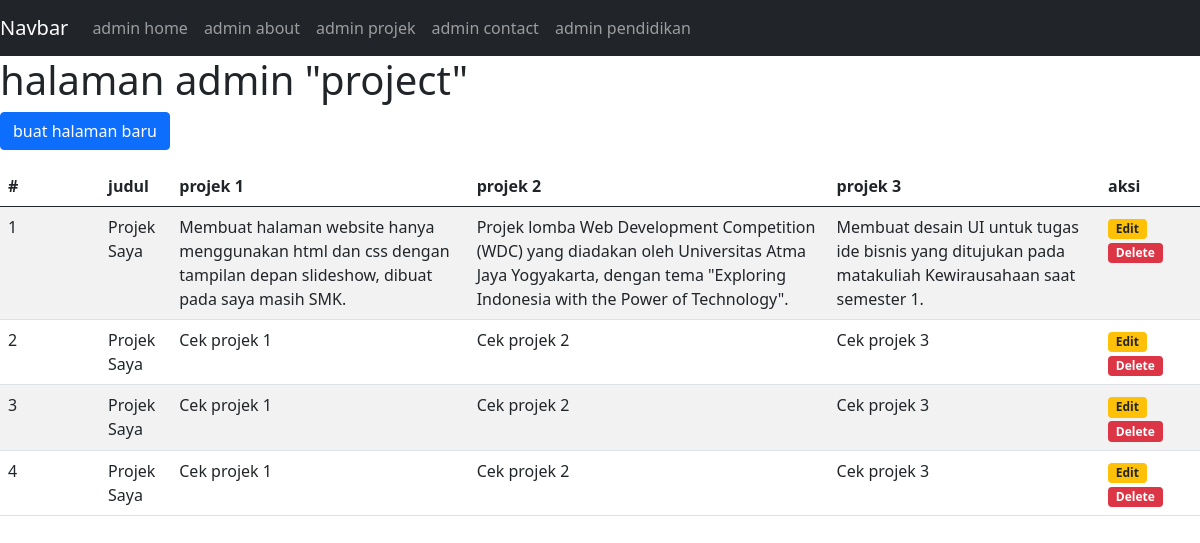
/WebPortoUTS/admin/halaman-project.php, run on the app's committed database.
### tables this page shows
CREATE TABLE `project` (
  `id` int(11) NOT NULL,
  `judul` varchar(255) NOT NULL,
  `projek1` varchar(255) NOT NULL,
  `projek2` varchar(300) NOT NULL,
  `projek3` varchar(300) NOT NULL
);

### WebPortoUTS/admin/halaman-project.php (the view, shortened to what this page needs)
<?php include("inc_header.php") ?>
<main>
<h1>halaman admin "project"</h1>
<p>
    <a href="halaman_input_project.php">
        <input type="button" class="btn btn-primary" value="buat halaman baru" >
    </a>
</p>
<table class="table table-striped">
    <thead>
        <tr>
            <th class="col-1">#</th>
            <th>judul</th>
            <th>projek 1</th>
            <th>projek 2</th>
            <th>projek 3</th>
            <th class="col-1">aksi</th>
        </tr>
    </thead>
    <tbody>
        <?php
    $sql1   = "select * from project order by id desc";
        $mulai  = 0;
        $nomor  = $mulai + 1;
        $q1     = mysqli_query($koneksi, $sql1);
        while ($r1 = mysqli_fetch_array($q1)) {
        ?>
            <tr>
                <td><?php echo $nomor++ ?></td>
                <td><?php echo $r1['judul'] ?></td>
                <td><?php echo $r1['projek1'] ?></td>
                <td><?php echo $r1['projek2'] ?></td>
                <td><?php echo $r1['projek3'] ?></td>
                <td>
                    <a href="halaman_input_project.php?id=<?php echo $r1['id']?>">
                        <span class="badge bg-warning text-dark">Edit</span>
                    </a>
                    <a href="halaman-about.php?op=delete&id=<?php echo $r1['id'] ?>" onclick="return confirm('Apakah yakin mau hapus data bro?')">
                        <span class="badge bg-danger">Delete</span>
                    </a>
                </td>
            </tr>
        <?php
        }
        ?>
    </tbody>
</table>
</main>
  </body>
</html>

### data on the page
project: judul "Projek Saya", projek1 "Membuat halaman website hanya menggunakan html dan css dengan tampilan depan slideshow, dibuat pada saya masih SMK.", projek2 "Projek lomba Web Development Competition (WDC) yang diadakan oleh Universitas Atma Jaya Yogyakarta, dengan tema \"Exploring Indonesia with the Power of Technology\".", projek3 "Membuat desain UI untuk tugas ide bisnis yang ditujukan pada matakuliah Kewirausahaan saat semester 1."
project: judul "Projek Saya", projek1 "Cek projek 1", projek2 "Cek projek 2", projek3 "Cek projek 3"
project: judul "Projek Saya", projek1 "Cek projek 1", projek2 "Cek projek 2", projek3 "Cek projek 3"
project: judul "Projek Saya", projek1 "Cek projek 1", projek2 "Cek projek 2", projek3 "Cek projek 3"
